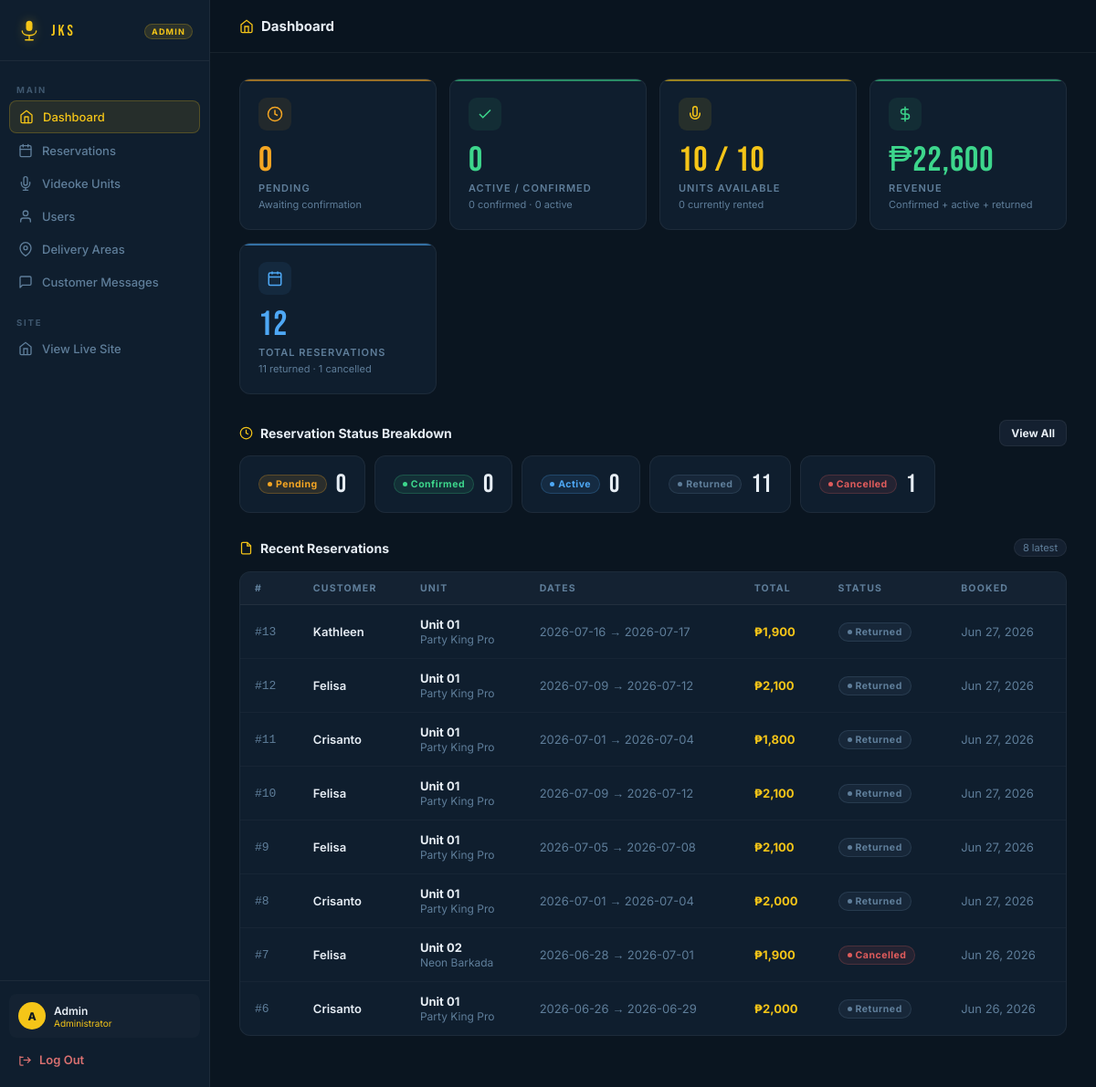
/admin/dashboard.php (signed in), run on the app's committed database.
### tables this page shows
CREATE TABLE `reservations` (
  `id` int(11) NOT NULL,
  `user_id` int(11) NOT NULL,
  `videoke_id` int(11) NOT NULL,
  `start_date` date NOT NULL,
  `end_date` date NOT NULL,
  `status` enum('pending','confirmed','active','delivering','returned','cancelled') NOT NULL DEFAULT 'pending',
  `total_price` decimal(8,2) NOT NULL,
  `notes` text DEFAULT NULL,
  `created_at` timestamp NOT NULL DEFAULT current_timestamp()
);

CREATE TABLE `users` (
  `id` int(11) NOT NULL,
  `name` varchar(100) NOT NULL,
  `email` varchar(150) NOT NULL,
  `phone` varchar(20) NOT NULL,
  `location` varchar(255) NOT NULL,
  `avatar` varchar(255) DEFAULT NULL,
  `password` varchar(255) NOT NULL,
  `reset_token` varchar(64) DEFAULT NULL,
  `reset_token_expires` datetime DEFAULT NULL,
  `role` enum('user','admin') NOT NULL DEFAULT 'user',
  `created_at` timestamp NOT NULL DEFAULT current_timestamp()
);

CREATE TABLE `videokes` (
  `id` int(11) NOT NULL,
  `unit_number` int(11) NOT NULL,
  `name` varchar(100) NOT NULL,
  `brand` varchar(80) NOT NULL,
  `model` varchar(80) NOT NULL,
  `screen_size` varchar(20) NOT NULL,
  `song_count` int(11) NOT NULL DEFAULT 0,
  `mic_count` int(11) NOT NULL DEFAULT 1,
  `has_bluetooth` tinyint(1) NOT NULL DEFAULT 0,
  `has_recording` tinyint(1) NOT NULL DEFAULT 0,
  `price_3days` decimal(8,2) NOT NULL,
  `description` text DEFAULT NULL,
  `image_url` varchar(255) DEFAULT NULL,
  `created_at` timestamp NOT NULL DEFAULT current_timestamp()
);

### includes/auth.php (called while the page is built, shortened)
<?php
function getCurrentUser() {
    return $_SESSION['user'] ?? null;
}
?>

### admin/dashboard.php (the view, shortened to what this page needs)
<?php
require_once '../includes/admin_auth.php';
$today = date('Y-m-d');
$statuses = ['pending','confirmed','active','returned','cancelled'];
$statusCounts = [];
foreach ($statuses as $s) {
    $st = $pdo->prepare("SELECT COUNT(*) FROM reservations WHERE status = ?");
    $st->execute([$s]);
    $statusCounts[$s] = (int)$st->fetchColumn();
}
$totalRes = array_sum($statusCounts);
$rev = $pdo->query("SELECT COALESCE(SUM(total_price),0) FROM reservations WHERE status IN ('confirmed','active','returned')")->fetchColumn();
$totalUnits = (int)$pdo->query("SELECT COUNT(*) FROM videokes")->fetchColumn();
$rentedUnits = (int)$pdo->query("
    SELECT COUNT(DISTINCT videoke_id) FROM reservations
    WHERE status IN ('confirmed','active')
      AND start_date <= '$today' AND end_date >= '$today'
")->fetchColumn();
$availUnits = $totalUnits - $rentedUnits;
$recent = $pdo->query("
    SELECT r.*, u.name AS customer, v.name AS unit_name, v.unit_number
    FROM reservations r
    JOIN users u ON u.id = r.user_id
    JOIN videokes v ON v.id = r.videoke_id
    ORDER BY r.created_at DESC
    LIMIT 8
")->fetchAll();
?>
<!DOCTYPE html>
<html lang="en">
<head>
    <link rel="stylesheet" href="admin.css">
</head>
<body>
<div class="admin-layout">
<?php require_once 'admin_shell.php'; renderAdminShell('Dashboard', 'dashboard'); ?>
<div class="stat-grid">
    <div class="stat-card amber">
        <div class="sc-icon"><svg viewBox="0 0 24 24" fill="none" stroke="currentColor" stroke-width="2"><circle cx="12" cy="12" r="10"/><polyline points="12 6 12 12 16 14"/></svg></div>
        <div class="sc-num"><?= $statusCounts['pending'] ?></div>
        <div class="sc-label">Pending</div>
        <div class="sc-sub">Awaiting confirmation</div>
    </div>
    <div class="stat-card green">
        <div class="sc-icon"><svg viewBox="0 0 24 24" fill="none" stroke="currentColor" stroke-width="2"><polyline points="20 6 9 17 4 12"/></svg></div>
        <div class="sc-num"><?= $statusCounts['confirmed'] + $statusCounts['active'] ?></div>
        <div class="sc-label">Active / Confirmed</div>
        <div class="sc-sub"><?= $statusCounts['confirmed'] ?> confirmed · <?= $statusCounts['active'] ?> active</div>
    </div>
    <div class="stat-card">
        <div class="sc-icon"><svg viewBox="0 0 24 24" fill="none" stroke="currentColor" stroke-width="2"><path d="M12 1a3 3 0 0 0-3 3v8a3 3 0 0 0 6 0V4a3 3 0 0 0-3-3z"/><path d="M19 10v2a7 7 0 0 1-14 0v-2"/></svg></div>
        <div class="sc-num"><?= $availUnits ?> / <?= $totalUnits ?></div>
        <div class="sc-label">Units Available</div>
        <div class="sc-sub"><?= $rentedUnits ?> currently rented</div>
    </div>
    <div class="stat-card green">
        <div class="sc-icon"><svg viewBox="0 0 24 24" fill="none" stroke="currentColor" stroke-width="2"><line x1="12" y1="1" x2="12" y2="23"/><path d="M17 5H9.5a3.5 3.5 0 0 0 0 7h5a3.5 3.5 0 0 1 0 7H6"/></svg></div>
        <div class="sc-num">₱<?= number_format($rev, 0) ?></div>
        <div class="sc-label">Revenue</div>
        <div class="sc-sub">Confirmed + active + returned</div>
    </div>
    <div class="stat-card blue">
        <div class="sc-icon"><svg viewBox="0 0 24 24" fill="none" stroke="currentColor" stroke-width="2"><rect x="3" y="4" width="18" height="18" rx="2"/><line x1="16" y1="2" x2="16" y2="6"/><line x1="8" y1="2" x2="8" y2="6"/><line x1="3" y1="10" x2="21" y2="10"/></svg></div>
        <div class="sc-num"><?= $totalRes ?></div>
        <div class="sc-label">Total Reservations</div>
        <div class="sc-sub"><?= $statusCounts['returned'] ?> returned · <?= $statusCounts['cancelled'] ?> cancelled</div>
    </div>
</div>
<div class="section-header" style="margin-bottom:10px;">
    <div class="section-title">
        <svg viewBox="0 0 24 24" fill="none" stroke="currentColor" stroke-width="2"><circle cx="12" cy="12" r="10"/><polyline points="12 6 12 12 16 14"/></svg>
        Reservation Status Breakdown
    </div>
    <a href="reservations.php" class="topbar-btn secondary" style="font-size:12px; padding:6px 12px;">View All</a>
</div>
<div class="status-breakdown-wrap" style="display:flex; gap:10px; flex-wrap:wrap; margin-bottom:28px;">
    <?php foreach (['pending'=>'Pending','confirmed'=>'Confirmed','active'=>'Active','returned'=>'Returned','cancelled'=>'Cancelled'] as $s => $l): ?>
    <div style="background:var(--bg-card); border:1px solid var(--border); border-radius:var(--radius-md); padding:14px 20px; display:flex; align-items:center; gap:10px; min-width:130px;">
        <span class="badge <?= $s ?>"><?= $l ?></span>
        <span style="font-family:'Bebas Neue',sans-serif; font-size:28px; color:var(--text);"><?= $statusCounts[$s] ?></span>
    </div>
    <?php endforeach; ?>
</div>
<div class="section-header">
    <div class="section-title">
        <svg viewBox="0 0 24 24" fill="none" stroke="currentColor" stroke-width="2"><path d="M14 2H6a2 2 0 0 0-2 2v16a2 2 0 0 0 2 2h12a2 2 0 0 0 2-2V8z"/><polyline points="14 2 14 8 20 8"/></svg>
        Recent Reservations
    </div>
    <span class="section-count"><?= count($recent) ?> latest</span>
</div>
<div class="table-wrap">
    <table class="data-table">
        <thead>
            <tr>
                <th>#</th>
                <th>Customer</th>
                <th>Unit</th>
                <th class="mobile-hide">Dates</th>
                <th>Total</th>
                <th>Status</th>
                <th class="mobile-hide">Booked</th>
            </tr>
        </thead>
        <tbody>
        <?php if (empty($recent)): ?>
            <tr><td colspan="7"><div class="empty-state"><svg viewBox="0 0 24 24" fill="none" stroke="currentColor" stroke-width="1.5"><rect x="3" y="4" width="18" height="18" rx="2"/><line x1="3" y1="10" x2="21" y2="10"/></svg><p>No reservations yet.</p></div></td></tr>
        <?php else: ?>
            <?php foreach ($recent as $r): ?>
            <tr>
                <td class="td-mono">#<?= $r['id'] ?></td>
                <td class="td-name"><?= htmlspecialchars($r['customer']) ?></td>
                <td>
                    <span class="td-unit">Unit <?= str_pad($r['unit_number'],2,'0',STR_PAD_LEFT) ?></span><br>
                    <span class="td-muted"><?= htmlspecialchars($r['unit_name']) ?></span>
                </td>
                <td class="td-muted mobile-hide"><?= $r['start_date'] ?> → <?= $r['end_date'] ?></td>
                <td style="color:var(--gold); font-weight:700;">₱<?= number_format($r['total_price'],0) ?></td>
                <td><span class="badge <?= $r['status'] ?>"><?= ucfirst($r['status']) ?></span></td>
                <td class="td-muted mobile-hide"><?= date('M j, Y', strtotime($r['created_at'])) ?></td>
            </tr>
            <?php endforeach; ?>
        <?php endif; ?>
        </tbody>
    </table>
</div>
<?php closeAdminShell(); ?>
</div>
</body>
</html>

### admin/admin_shell.php (shortened to what this page needs)
<?php
require_once __DIR__ . '/../includes/auth.php';
$user = getCurrentUser();
function renderAdminShell(string $pageTitle, string $activeLink): void {
    global $user;
    $pages = [
        'dashboard'    => ['icon' => '<path d="M3 9l9-7 9 7v11a2 2 0 0 1-2 2H5a2 2 0 0 1-2-2z"/><polyline points="9 22 9 12 15 12 15 22"/>',          'label' => 'Dashboard',        'href' => 'dashboard.php'],
        'reservations' => ['icon' => '<rect x="3" y="4" width="18" height="18" rx="2"/><line x1="16" y1="2" x2="16" y2="6"/><line x1="8" y1="2" x2="8" y2="6"/><line x1="3" y1="10" x2="21" y2="10"/>', 'label' => 'Reservations', 'href' => 'reservations.php'],
        'units'        => ['icon' => '<path d="M12 1a3 3 0 0 0-3 3v8a3 3 0 0 0 6 0V4a3 3 0 0 0-3-3z"/><path d="M19 10v2a7 7 0 0 1-14 0v-2"/><line x1="12" y1="19" x2="12" y2="23"/><line x1="8" y1="23" x2="16" y2="23"/>',   'label' => 'Videoke Units',    'href' => 'units.php'],
        'users'        => ['icon' => '<path d="M20 21v-2a4 4 0 0 0-4-4H8a4 4 0 0 0-4 4v2"/><circle cx="12" cy="7" r="4"/>',                             'label' => 'Users',            'href' => 'users.php'],
        'areas'        => ['icon' => '<path d="M21 10c0 7-9 13-9 13s-9-6-9-13a9 9 0 0 1 18 0z"/><circle cx="12" cy="10" r="3"/>',                       'label' => 'Delivery Areas',   'href' => 'areas.php'],
        'messages'     => ['icon' => '<path d="M21 15a2 2 0 0 1-2 2H7l-4 4V5a2 2 0 0 1 2-2h14a2 2 0 0 1 2 2z"/>',                                         'label' => 'Customer Messages','href' => 'messages.php'],
    ];
    $initial = strtoupper(substr($user['name'], 0, 1));
?>
<aside class="admin-sidebar" id="adminSidebar">
    <div class="sidebar-logo">
        <span class="sidebar-wordmark">JKS</span>
        <span class="sidebar-badge">Admin</span>
    </div>
    <nav class="sidebar-nav">
        <div class="nav-section-label">Main</div>
        <?php foreach ($pages as $key => $p): ?>
        <a href="<?= $p['href'] ?>" class="sidebar-link <?= $activeLink === $key ? 'active' : '' ?>">
            <svg viewBox="0 0 24 24" fill="none" stroke="currentColor" stroke-width="2" stroke-linecap="round" stroke-linejoin="round">
                <?= $p['icon'] ?>
            </svg>
            <?= $p['label'] ?>
        </a>
        <?php endforeach; ?>
        <div class="nav-section-label" style="margin-top:10px;">Site</div>
        <a href="../home.php" class="sidebar-link">
            <svg viewBox="0 0 24 24" fill="none" stroke="currentColor" stroke-width="2"><path d="M3 9l9-7 9 7v11a2 2 0 0 1-2 2H5a2 2 0 0 1-2-2z"/><polyline points="9 22 9 12 15 12 15 22"/></svg>
            View Live Site
        </a>
    </nav>
    <div class="sidebar-footer">
        <div class="sidebar-user">
            <div class="sidebar-avatar"><?= htmlspecialchars($initial) ?></div>
            <div class="sidebar-user-info">
                <div class="sidebar-user-name"><?= htmlspecialchars($user['name']) ?></div>
                <div class="sidebar-user-role">Administrator</div>
            </div>
        </div>
        <a href="../logout.php" class="sidebar-logout">
            <svg viewBox="0 0 24 24" fill="none" stroke="currentColor" stroke-width="2"><path d="M9 21H5a2 2 0 0 1-2-2V5a2 2 0 0 0 2 2h4"/><polyline points="16 17 21 12 16 7"/><line x1="21" y1="12" x2="9" y2="12"/></svg>
            Log Out
        </a>
    </div>
</aside>
<div class="admin-main">
    <header class="admin-topbar">
        <div class="topbar-title">
            <svg viewBox="0 0 24 24" fill="none" stroke="currentColor" stroke-width="2">
                <?= $pages[$activeLink]['icon'] ?? '<circle cx="12" cy="12" r="10"/>' ?>
            </svg>
            <?= htmlspecialchars($pageTitle) ?>
        </div>
    </header>
    <div class="admin-content">
<?php
}
function closeAdminShell(): void {
?>
    </div>
</div>
<?php
}

### data on the page
reservations: id "13", user.name "Kathleen", videoke.unit_number "01", videoke.name "Party King Pro", start_date "2026-07-16", end_date "2026-07-17", total_price "1,900", status "Returned", created_at "Jun 27, 2026"
reservations: id "12", user.name "Felisa", videoke.unit_number "01", videoke.name "Party King Pro", start_date "2026-07-09", end_date "2026-07-12", total_price "2,100", status "Returned", created_at "Jun 27, 2026"
reservations: id "11", user.name "Crisanto", videoke.unit_number "01", videoke.name "Party King Pro", start_date "2026-07-01", end_date "2026-07-04", total_price "1,800", status "Returned", created_at "Jun 27, 2026"
reservations: id "10", user.name "Felisa", videoke.unit_number "01", videoke.name "Party King Pro", start_date "2026-07-09", end_date "2026-07-12", total_price "2,100", status "Returned", created_at "Jun 27, 2026"
reservations: id "9", user.name "Felisa", videoke.unit_number "01", videoke.name "Party King Pro", start_date "2026-07-05", end_date "2026-07-08", total_price "2,100", status "Returned", created_at "Jun 27, 2026"
reservations: id "8", user.name "Crisanto", videoke.unit_number "01", videoke.name "Party King Pro", start_date "2026-07-01", end_date "2026-07-04", total_price "2,000", status "Returned", created_at "Jun 27, 2026"
reservations: id "7", user.name "Felisa", videoke.unit_number "02", videoke.name "Neon Barkada", start_date "2026-06-28", end_date "2026-07-01", total_price "1,900", status "Cancelled", created_at "Jun 26, 2026"
reservations: id "6", user.name "Crisanto", videoke.unit_number "01", videoke.name "Party King Pro", start_date "2026-06-26", end_date "2026-06-29", total_price "2,000", status "Returned", created_at "Jun 26, 2026"

### other printed values
$p['label'] "Dashboard"
$p['label'] "Reservations"
$p['label'] "Videoke Units"
$p['label'] "Users"
$p['label'] "Delivery Areas"
$p['label'] "Customer Messages"
$initial "A"
$user['name'] "Admin"
$pageTitle "Dashboard"
$statusCounts['pending'] "0"
$statusCounts['confirmed'] + $statusCounts['active'] "0"
$statusCounts['confirmed'] "0"
$statusCounts['active'] "0"
$availUnits "10"
$totalUnits "10"
